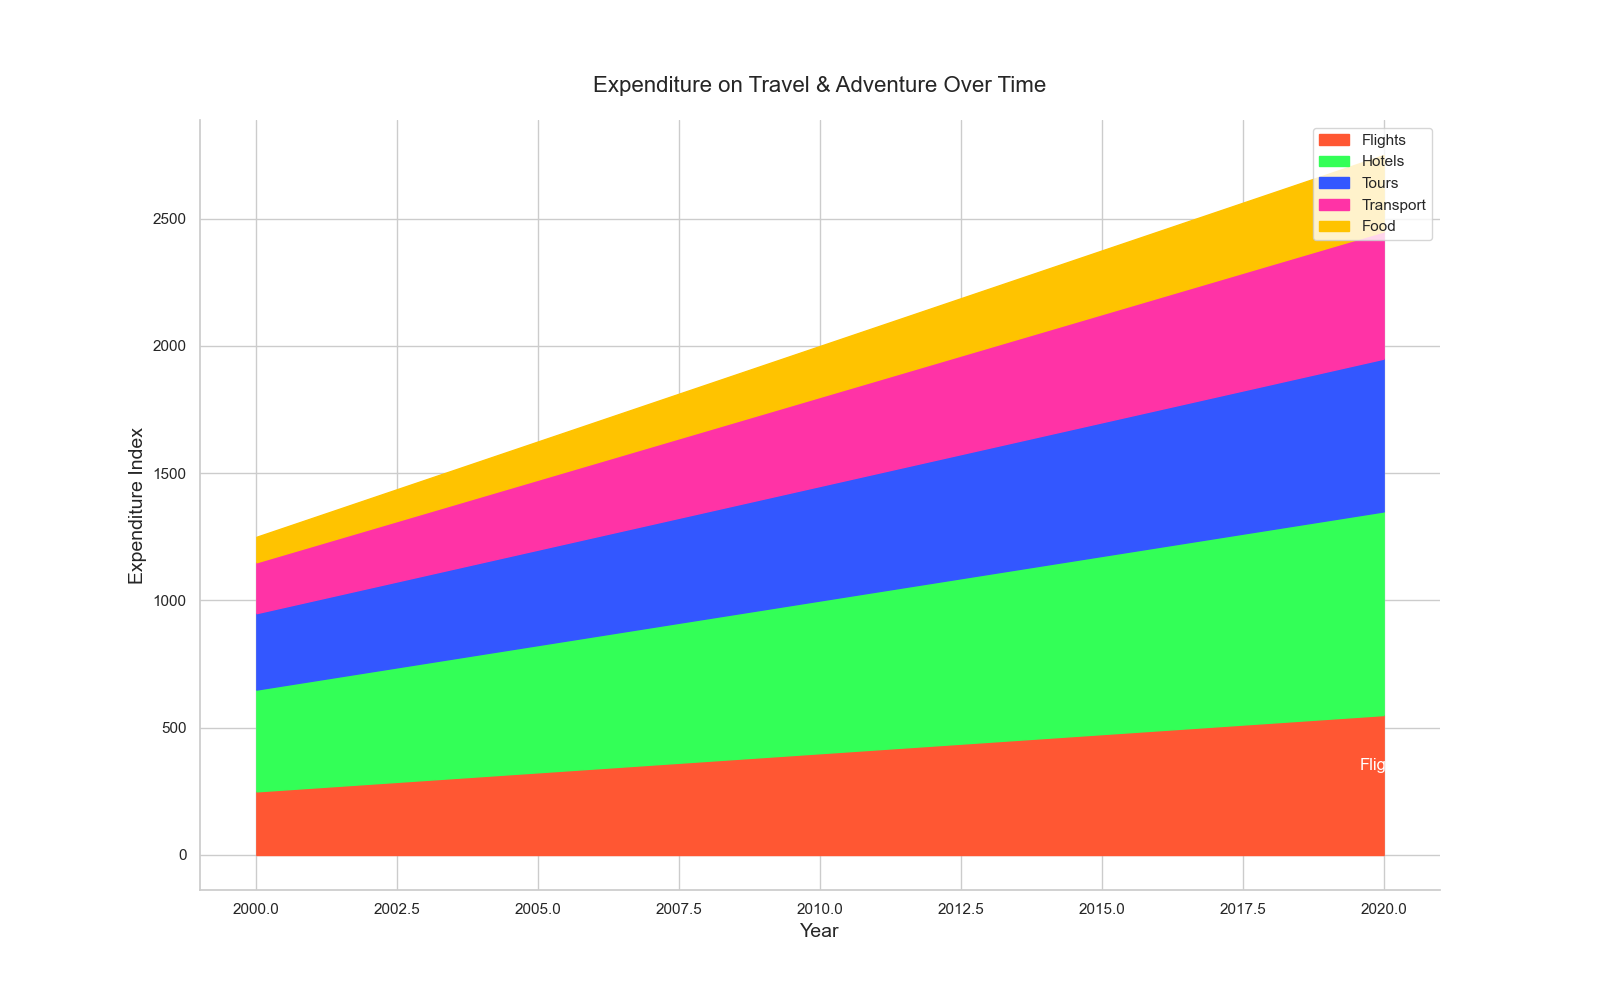

Python code for this plot:

import matplotlib.pyplot as plt
import pandas as pd
import seaborn as sns

data = {
    'Year': [i for i in range(2000, 2021)],
    'Flights': [250 + i*15 for i in range(21)],
    'Hotels': [400 + i*20 for i in range(21)],
    'Tours': [300 + i*15 for i in range(21)],
    'Transport': [200 + i*15 for i in range(21)],
    'Food': [100 + i*10 for i in range(21)],
}
df = pd.DataFrame(data)

df_melted = df.melt('Year', var_name='Sector', value_name='Expenditure')

df_melted['Cumulative'] = df_melted.groupby('Year')['Expenditure'].cumsum()

plt.figure(figsize=(16, 10))
colors = ["#FF5733", "#33FF57", "#3357FF", "#FF33A6", "#FFC300"]

for i, sector in enumerate(df_melted['Sector'].unique()):
    if i == 0:
        plt.fill_between(df['Year'], 0, df_melted[df_melted['Sector'] == sector]['Cumulative'], color=colors[i], label=sector)
    else:
        plt.fill_between(df['Year'], 
                         df_melted[df_melted['Sector'] == df_melted['Sector'].unique()[i-1]]['Cumulative'], 
                         df_melted[df_melted['Sector'] == sector]['Cumulative'], 
                         color=colors[i], label=sector)

last_year_data = df_melted[df_melted['Year'] == df['Year'].max()]
flights_last_value = last_year_data[last_year_data['Sector'] == 'Flights']['Cumulative'].values[0]
plt.text(df['Year'].max(), flights_last_value - 200, "Flights", verticalalignment='center', horizontalalignment='center', color="white", fontsize=12)

plt.title("Expenditure on Travel & Adventure Over Time", fontsize=16, pad=20)
plt.xlabel("Year", fontsize=14)
plt.ylabel("Expenditure Index", fontsize=14)
plt.legend(loc='upper right')
sns.despine()
plt.show()
